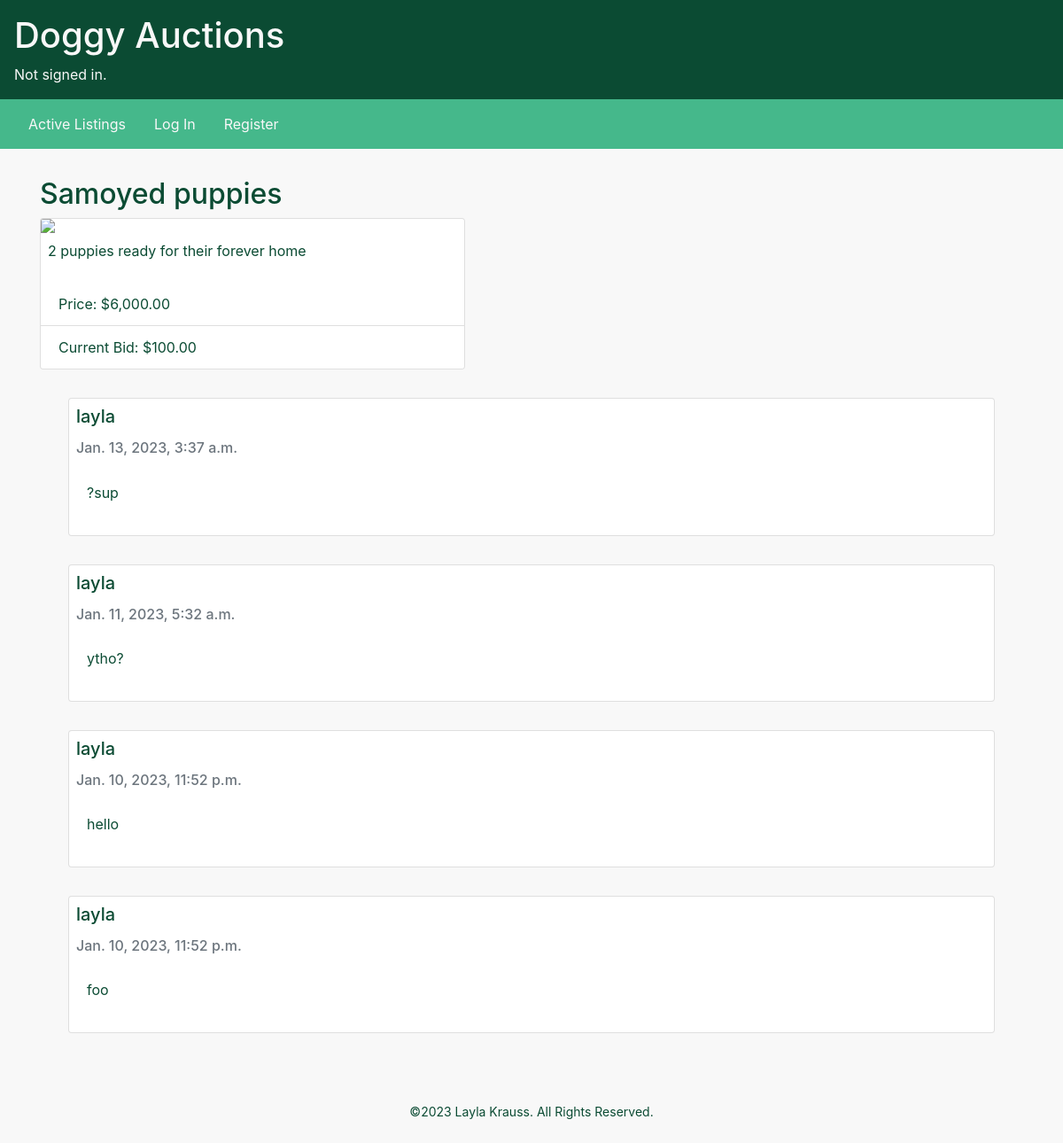
Before: /listing/1 with the older database file.
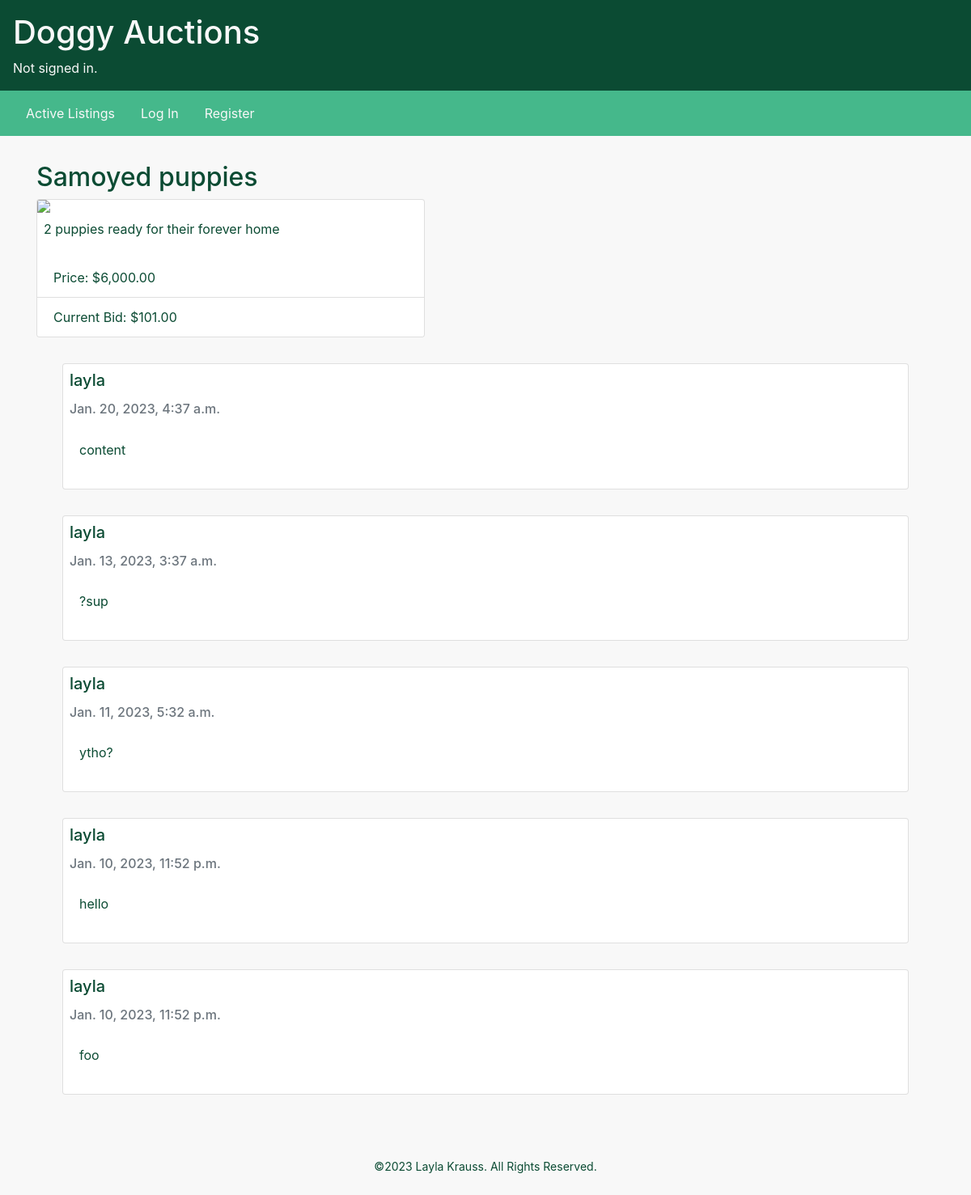
After: the same page with the newer database file.
### auctions/models.py (models this page shows, shortened)
class Listing(models.Model):
    title = models.CharField(max_length=64)
    description = models.CharField(max_length=160)
    img_path = models.CharField(max_length=1024)
    price = models.DecimalField(max_digits=7, decimal_places=2)
    created_at = models.DateTimeField(default=datetime.now, blank=True)
    user = models.ForeignKey("User", on_delete=models.CASCADE, related_name="listings")
    winner = models.ForeignKey("User", on_delete=models.CASCADE, blank=True, null=True, related_name="listings_won")
    category = models.ForeignKey("Category", on_delete=models.CASCADE, related_name="listings")
    status = models.IntegerField(default=0) # 0 is open, 1 is closed

class Bid(models.Model):
    amount = models.DecimalField(max_digits=7, decimal_places=2)
    listing = models.ForeignKey("Listing", on_delete=models.CASCADE, related_name="bids")
    user = models.ForeignKey("User", on_delete=models.CASCADE, related_name="bids")

class Comment(models.Model):
    text = models.CharField(max_length=1024, blank=True)
    listing = models.ForeignKey("Listing", on_delete=models.CASCADE, related_name="comments")
    user = models.ForeignKey("User", on_delete=models.CASCADE, related_name="comments")
    created_at = models.DateTimeField(default=datetime.now, blank=True)

class User(AbstractUser):
    watched_listings = models.ManyToManyField("Listing", blank=True, related_name="watched_by")

### auctions/views.py (the view)
# urls.py: path("listing/<id>", views.listing, name="listing"),
def listing(request, id):
    try:
        listing = Listing.objects.get(pk=id)
    except Listing.DoesNotExist:
            return render(request, "auctions/404.html", status=404)
    if request.method == "POST":
        if listing.watched_by.filter(id=request.user.id).exists():
            listing.watched_by.remove(request.user)
        else:
            listing.watched_by.add(request.user)
        return redirect("watchlist")
    max_bid = listing.bids.order_by('-amount').first() # SELECT * FROM bids WHERE listing = id ORDER BY amount DESC LIMIT 1
    comments = listing.comments.order_by('-created_at') # SELECT * FROM comments WHERE listing = id ORDER BY created_at DESC
    return render(request, "auctions/listing.html", {
        "listing": listing,
        "bid_form": NewBidForm(),
        "max_bid": max_bid,
        "comment_form": NewCommentForm(),
        "comments": comments,
    })

### auctions/context_processors.py (called while the page is built)
def add_variable_to_context(request):
    return {
        'categories': Category.objects.all()
    }

### auctions/templates/auctions/listing.html (shortened to what this page needs)
{% extends "auctions/layout.html" %}
{% load humanize %}
{% block body %}
    <h2>{{ listing.title }}</h2>
    <div>
        <div class="card listing">
            <img src="{{ listing.img_path }}" class="card-img-top">
            <p class="card-text p-2">{{ listing.description }}</p>
            <ul class="list-group list-group-flush">
                <li class="list-group-item">Price: ${{ listing.price|intcomma }}</li>
                <li class="list-group-item">Current Bid: ${{ max_bid.amount|intcomma }}</li>
            </ul>
        </div>
        {% for comment in comments %}
            <div class="card comment-card">
                <h5 class="card-title p-2">{{ comment.user }}</h5>
                <h6 class="card-subtitle px-2 mb-2 text-muted">{{ comment.created_at }}</h6>
                <p class="card-body">{{ comment.text }}</p>
            </div>
        {% endfor %}
    </div>
{% endblock %}

### auctions/templates/auctions/layout.html (shortened to what this page needs)
{% load static %}
<!DOCTYPE html>
<html lang="en">
    <head>
        <link rel="stylesheet" href="https://stackpath.bootstrapcdn.com/bootstrap/4.4.1/css/bootstrap.min.css">
        <link rel="stylesheet" href="https://cdn.jsdelivr.net/npm/bootstrap-icons@1.5.0/font/bootstrap-icons.css">
        <link href="{% static 'auctions/styles.css' %}" rel="stylesheet">
    </head>
    <body class="d-flex flex-column min-vh-100">
        <div class="header">
            <h1>Doggy Auctions</h1>
            <div>
                {% if user.is_authenticated %}
                    Signed in as <strong class="user">{{ user.username }}</strong>.
                {% else %}
                    Not signed in.
                {% endif %}
            </div>
        </div>
        <nav class="navbar sticky-top">
            <ul class="nav">
                <li class="nav-item">
                    <a class="nav-link" href="{% url 'index' %}">Active Listings</a>
                </li>
                {% if user.is_authenticated %}
                    <li class="nav-item">
                        <a class="nav-link" href="{% url 'create' %}">Create Listing</a>
                    </li>
                    <li class="nav-item">
                        <a class="nav-link" href="{% url 'watchlist' %}">Watchlist</a>
                    </li>
                    <li class="nav-item">
                        <div class="dropdown">
                            <button class="btn btn-link dropdown-toggle" type="button" id="dropdownMenuButton" data-toggle="dropdown" aria-haspopup="true" aria-expanded="false">
                                Categories
                            </button>
                            <div class="dropdown-menu" aria-labelledby="dropdownMenuButton">
                                {% for category in categories %}
                                <a class="dropdown-item" href="{% url 'category' id=category.id %}">{{ category.name }}</a>
                                {% endfor %}
                            </div>
                        </div>
                    </li>
                    <li class="nav-item">
                        <a class="nav-link" href="{% url 'logout' %}">Log Out</a>
                    </li>
                {% else %}
                    <li class="nav-item">
                        <a class="nav-link" href="{% url 'login' %}">Log In</a>
                    </li>
                    <li class="nav-item">
                        <a class="nav-link" href="{% url 'register' %}">Register</a>
                    </li>
                {% endif %}
            </ul>
        </nav>
        <div class="container">
            {% block body %}
            {% endblock %}
        </div>
        <footer class="mt-auto">©2023 Layla Krauss. All Rights Reserved.
        </footer>
    </body>
</html>

### auctions/static/auctions/styles.css (style rules this page uses)
:root { --light-green: #45B88B; --dark-green: #0B4B33; --light-text: #f8f8f8; }
body { color: var(--dark-green); background-color: var(--light-text); }
img { width: 20rem; }
nav { background-color: var(--light-green); }
.navbar { margin-bottom: 2rem; }
.nav-link { color: var(--light-text) }
.header { background-color: var(--dark-green); padding: 1em; color: var(--light-text) }
a { color: var(--dark-green); }
.listing { max-width: 30rem; }
.comment-card { margin: 2rem; }
footer { display: flex; align-items: center; justify-content: center; height: 8em; font-size: 14px; }

Changed rows visible on the page:
no longer on this page (row unchanged): Bid: amount "100.00"
added Bid: amount "101.00"
added Comment: user "layla", created_at "Jan. 20, 2023, 4:37 a.m.", text "content"
